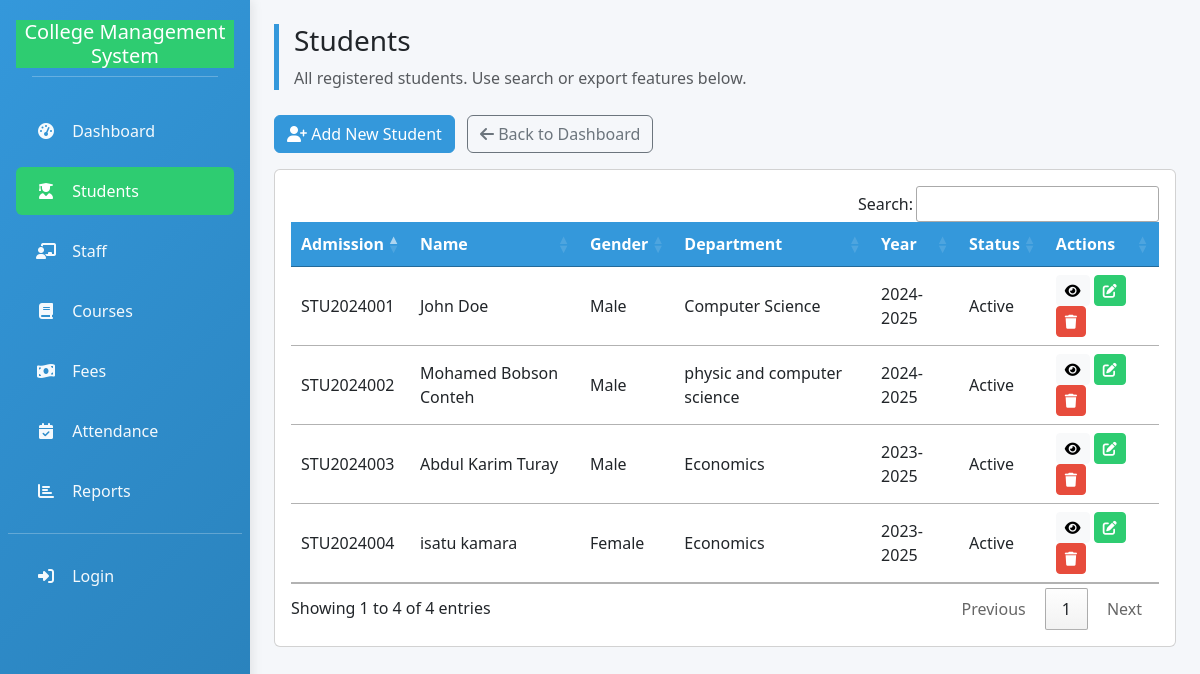
The page /students/ on the database its author committed.
### college_db/models.py (models this page shows, shortened)
class Student(models.Model):
    college = models.ForeignKey(College, on_delete=models.CASCADE)
    admission_number = models.CharField(max_length=50, unique=True)
    first_name = models.CharField(max_length=120)
    last_name = models.CharField(max_length=120)
    gender = models.CharField(max_length=1, choices=GENDER_CHOICES)
    date_of_birth = models.DateField(null=True, blank=True)
    phone = models.CharField(max_length=50, blank=True)
    email = models.EmailField(blank=True)
    address = models.TextField(blank=True)
    status = models.CharField(max_length=20, choices=STATUS_CHOICES, default='active')
    department = models.CharField(max_length=200, blank=True, null=True)
    academic_year = models.CharField(max_length=50, blank=True, null=True)
    created_at = models.DateTimeField(auto_now_add=True)

### college_db/views.py (the view)
# urls.py: path('students/', views.view_students, name='view_students'),
def view_students(request):
    students = Student.objects.select_related("college").all().order_by('admission_number')
    return render(request, 'college_db/view_students.html', {'students': students})

### college_db/templates/college_db/view_students.html (shortened to what this page needs)
{% extends 'college_db/base.html' %}
{% block extra_css %}
<link rel="stylesheet" href="https://cdn.datatables.net/1.13.6/css/jquery.dataTables.min.css">
<link rel="stylesheet" href="https://cdn.datatables.net/buttons/2.4.2/css/buttons.dataTables.min.css">
{% endblock %}
{% block content %}
<div class="page-header">
  <h3>Students</h3>
  <p class="text-muted">All registered students. Use search or export features below.</p>
</div>
<div class="mb-3 d-flex justify-content-between">
  <div>
    <a href="{% url 'add_student' %}" class="btn btn-primary"><i class="fas fa-user-plus"></i> Add New Student</a>
    <a href="{% url 'dashboard' %}" class="btn btn-outline-secondary ms-2"><i class="fas fa-arrow-left"></i> Back to Dashboard</a>
  </div>
</div>
<div class="card p-3">
  <div class="table-responsive">
    <table id="studentsTable" class="table align-middle">
      <thead>
        <tr>
          <th>Admission</th>
          <th>Name</th>
          <th>Gender</th>
          <th>Department</th>
          <th>Year</th>
          <th>Status</th>
          <th>Actions</th>
        </tr>
      </thead>
      <tbody>
        {% for s in students %}
        <tr>
          <td>{{ s.admission_number }}</td>
          <td>{{ s.first_name }} {{ s.last_name }}</td>
          <td>{{ s.get_gender_display }}</td>
          <td>{{ s.department }}</td>
          <td>{{ s.academic_year }}</td>
          <td>{{ s.status|capfirst }}</td>
          <td>
            <a class="btn btn-sm btn-light" href="{% url 'view_student' s.id %}" title="Open Page"><i class="fas fa-eye"></i></a>
            <a href="{% url 'edit_student' s.id %}" class="btn btn-sm btn-success"><i class="fas fa-edit"></i></a>
            <a href="{% url 'delete_student' s.id %}" class="btn btn-sm btn-danger"><i class="fas fa-trash"></i></a>
          </td>
        </tr>
        {% empty %}
        <tr>
          <td colspan="7" class="text-center text-muted">No students found.</td>
        </tr>
        {% endfor %}
      </tbody>
    </table>
  </div>
</div>
{% endblock %}

### college_db/templates/college_db/base.html (style rules this page uses)
:root { --primary: #3498db; --secondary: #2ecc71; --accent: #e74c3c; --light: #f8f9fa; --dark: #34495e; --warning: #f39c12; --info: #17a2b8; }
body { background-color: #f5f7fa; font-family: 'Segoe UI', Tahoma, Geneva, Verdana, sans-serif; }
.page-header { border-left: 5px solid var(--primary); padding-left: 15px; margin-bottom: 25px; }
.btn-primary { background-color: var(--primary); border-color: var(--primary); }
.btn-success { background-color: var(--secondary); border-color: var(--secondary); }
.btn-danger { background-color: var(--accent); border-color: var(--accent); }
.table thead th { background-color: var(--primary); color:#fff; }

### rows shown on the page
Student: admission_number "STU2024001", first_name "John", last_name "Doe", gender "Male", department "Computer Science", academic_year "2024-2025", status "Active"
Student: admission_number "STU2024002", first_name "Mohamed Bobson", last_name "Conteh", gender "Male", department "physic and computer science", academic_year "2024-2025", status "Active"
Student: admission_number "STU2024003", first_name "Abdul Karim", last_name "Turay", gender "Male", department "Economics", academic_year "2023-2025", status "Active"
Student: admission_number "STU2024004", first_name "isatu", last_name "kamara", gender "Female", department "Economics", academic_year "2023-2025", status "Active"
